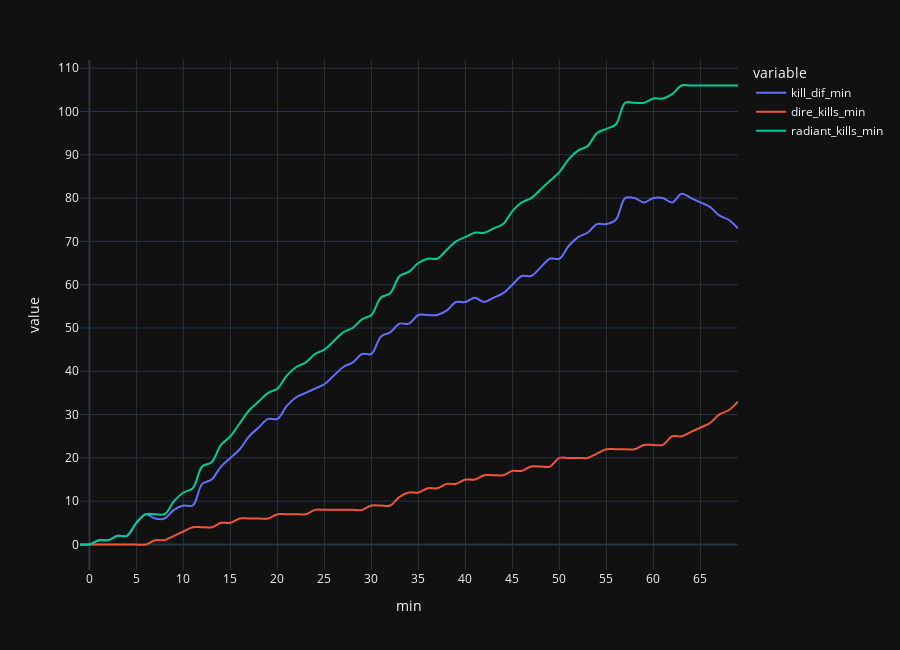
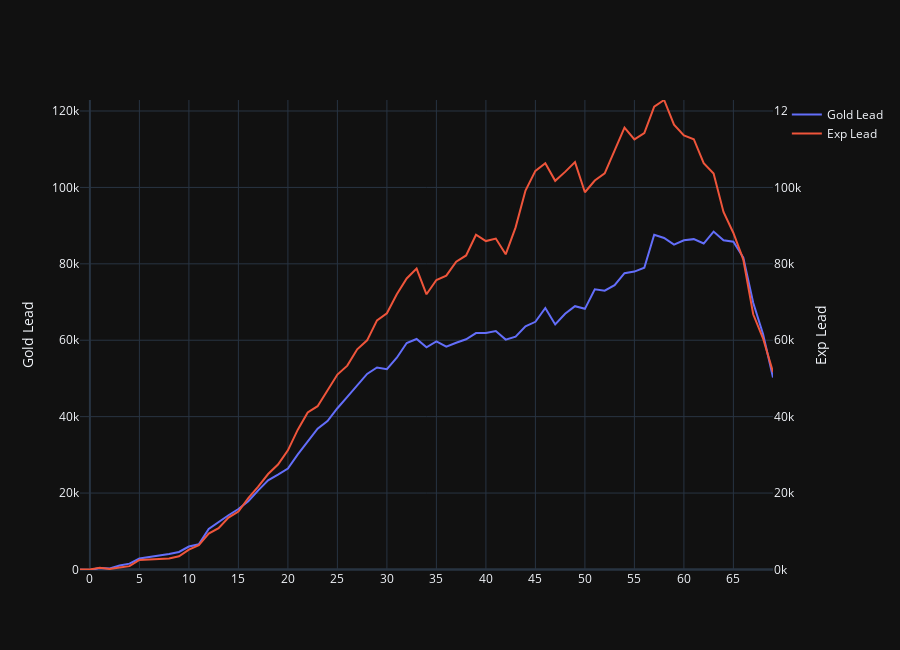

The notebook cell saved with these charts, in order:
### Markdown cell above
## line chart

### Code cell
line_chart = pd.DataFrame()

# kill difference timeline
line_chart["kill_dif_min"] = display_df_edit.set_index("match_id").loc[
    match_id_in, "kill_dif_list"
]
line_chart["kill_dif_min"] = line_chart["kill_dif_min"].apply(abs)
# make radiant kills and dire kills timeline
radiant_kills = []
dire_kills = []
for i in range(len(line_chart["kill_dif_min"])):
    radiant_kills.append(
        sum(
            eval(
                display_df_edit.set_index("match_id").loc[match_id_in, "radiantKills"]
            )[0:i]
        )
    )
    dire_kills.append(
        sum(
            eval(display_df_edit.set_index("match_id").loc[match_id_in, "direKills"])[
                0:i
            ]
        )
    )


line_chart["radiant_kills_min"] = radiant_kills
line_chart["dire_kills_min"] = dire_kills
line_chart["goldLead"] = eval(
    display_df_edit.set_index("match_id").loc[match_id_in, "radiantNetworthLeads"]
)
line_chart["EXPLead"] = eval(
    display_df_edit.set_index("match_id").loc[match_id_in, "radiantExperienceLeads"]
)
winrate = eval(display_df_edit.set_index("match_id").loc[match_id_in, "winRates"])
line_chart["winrate"] = np.append(
    np.array(winrate), [0] * (len(line_chart) - len(winrate))
)
line_chart["min"] = [i for i in range(-1, len(line_chart) - 1)]

# create line chart
fig = px.line(
    line_chart,
    x="min",
    y=["kill_dif_min", "dire_kills_min", "radiant_kills_min"],
    height=650,
    template="plotly_dark",
)
fig.update_traces(patch={"line_shape": "spline"})
fig.update_layout(
    xaxis=dict(tickmode="linear", tick0=0, dtick=5),
    yaxis=dict(tickmode="linear", tick0=0, dtick=10),
)

# create line chart networth, exp, winrate dif
figure = go.Figure()
figure.add_trace(
    go.Scatter(
        x=line_chart["min"], y=line_chart["goldLead"], name="Gold Lead", yaxis="y1"
    )
)
figure.add_trace(
    go.Scatter(
        x=line_chart["min"], y=line_chart["EXPLead"], name="Exp Lead", yaxis="y2"
    )
)
# Create axis objects
figure.update_layout(
    yaxis=dict(
        title="Gold Lead",
    ),
    yaxis2=dict(title="Exp Lead", overlaying="y", side="right", tickmode="sync"),
    height=650,
    template="plotly_dark",
)

all_min = line_chart[["goldLead", "EXPLead"]].min().min()
all_max = line_chart[["goldLead", "EXPLead"]].max().max()
figure.update_layout(
    yaxis=dict(range=[all_min, all_max]),
    yaxis2=dict(range=[all_min, all_max]),
    xaxis=dict(tickmode="linear", tick0=0, dtick=5),
)
fig.show()
figure.show()

### Figure 1 — Plotly figure (JSON) as saved in the notebook; plotly's stock layout.template omitted (floating-point values rounded to 4 significant figures)
{"data": [{"hovertemplate": "variable=kill_dif_min<br>min=%{x}<br>value=%{y}<extra></extra>", "legendgroup": "kill_dif_min", "line": {"color": "#636efa", "dash": "solid", "shape": "spline"}, "marker": {"symbol": "circle"}, "mode": "lines", "name": "kill_dif_min", "orientation": "v", "showlegend": true, "type": "scatter", "x": [-1, 0, 1, 2, 3, 4, 5, 6, 7, 8, 9, 10, 11, 12, 13, 14, 15, 16, 17, 18, 19, 20, 21, 22, 23, 24, 25, 26, 27, 28, 29, 30, 31, 32, 33, 34, 35, 36, 37, 38, 39, 40, 41, 42, 43, 44, 45, 46, 47, 48, 49, 50, 51, 52, 53, 54, 55, 56, 57, 58, 59, 60, 61, 62, 63, 64, 65, 66, 67, 68, 69], "xaxis": "x", "y": [0, 0, 1, 1, 2, 2, 5, 7, 6, 6, 8, 9, 9, 14, 15, 18, 20, 22, 25, 27, 29, 29, 32, 34, 35, 36, 37, 39, 41, 42, 44, 44, 48, 49, 51, 51, 53, 53, 53, 54, 56, 56, 57, 56, 57, 58, 60, 62, 62, 64, 66, 66, 69, 71, 72, 74, 74, 75, 80, 80, 79, 80, 80, 79, 81, 80, 79, 78, 76, 75, 73], "yaxis": "y"}, {"hovertemplate": "variable=dire_kills_min<br>min=%{x}<br>value=%{y}<extra></extra>", "legendgroup": "dire_kills_min", "line": {"color": "#EF553B", "dash": "solid", "shape": "spline"}, "marker": {"symbol": "circle"}, "mode": "lines", "name": "dire_kills_min", "orientation": "v", "showlegend": true, "type": "scatter", "x": [-1, 0, 1, 2, 3, 4, 5, 6, 7, 8, 9, 10, 11, 12, 13, 14, 15, 16, 17, 18, 19, 20, 21, 22, 23, 24, 25, 26, 27, 28, 29, 30, 31, 32, 33, 34, 35, 36, 37, 38, 39, 40, 41, 42, 43, 44, 45, 46, 47, 48, 49, 50, 51, 52, 53, 54, 55, 56, 57, 58, 59, 60, 61, 62, 63, 64, 65, 66, 67, 68, 69], "xaxis": "x", "y": [0, 0, 0, 0, 0, 0, 0, 0, 1, 1, 2, 3, 4, 4, 4, 5, 5, 6, 6, 6, 6, 7, 7, 7, 7, 8, 8, 8, 8, 8, 8, 9, 9, 9, 11, 12, 12, 13, 13, 14, 14, 15, 15, 16, 16, 16, 17, 17, 18, 18, 18, 20, 20, 20, 20, 21, 22, 22, 22, 22, 23, 23, 23, 25, 25, 26, 27, 28, 30, 31, 33], "yaxis": "y"}, {"hovertemplate": "variable=radiant_kills_min<br>min=%{x}<br>value=%{y}<extra></extra>", "legendgroup": "radiant_kills_min", "line": {"color": "#00cc96", "dash": "solid", "shape": "spline"}, "marker": {"symbol": "circle"}, "mode": "lines", "name": "radiant_kills_min", "orientation": "v", "showlegend": true, "type": "scatter", "x": [-1, 0, 1, 2, 3, 4, 5, 6, 7, 8, 9, 10, 11, 12, 13, 14, 15, 16, 17, 18, 19, 20, 21, 22, 23, 24, 25, 26, 27, 28, 29, 30, 31, 32, 33, 34, 35, 36, 37, 38, 39, 40, 41, 42, 43, 44, 45, 46, 47, 48, 49, 50, 51, 52, 53, 54, 55, 56, 57, 58, 59, 60, 61, 62, 63, 64, 65, 66, 67, 68, 69], "xaxis": "x", "y": [0, 0, 1, 1, 2, 2, 5, 7, 7, 7, 10, 12, 13, 18, 19, 23, 25, 28, 31, 33, 35, 36, 39, 41, 42, 44, 45, 47, 49, 50, 52, 53, 57, 58, 62, 63, 65, 66, 66, 68, 70, 71, 72, 72, 73, 74, 77, 79, 80, 82, 84, 86, 89, 91, 92, 95, 96, 97, 102, 102, 102, 103, 103, 104, 106, 106, 106, 106, 106, 106, 106], "yaxis": "y"}], "layout": {"height": 650, "legend": {"title": {"text": "variable"}, "tracegroupgap": 0}, "margin": {"t": 60}, "xaxis": {"anchor": "y", "domain": [0, 1], "dtick": 5, "tick0": 0, "tickmode": "linear", "title": {"text": "min"}}, "yaxis": {"anchor": "x", "domain": [0, 1], "dtick": 10, "tick0": 0, "tickmode": "linear", "title": {"text": "value"}}}}

### Figure 2 — Plotly figure (JSON) as saved in the notebook; plotly's stock layout.template omitted (floating-point values rounded to 4 significant figures)
{"data": [{"name": "Gold Lead", "type": "scatter", "x": [-1, 0, 1, 2, 3, 4, 5, 6, 7, 8, 9, 10, 11, 12, 13, 14, 15, 16, 17, 18, 19, 20, 21, 22, 23, 24, 25, 26, 27, 28, 29, 30, 31, 32, 33, 34, 35, 36, 37, 38, 39, 40, 41, 42, 43, 44, 45, 46, 47, 48, 49, 50, 51, 52, 53, 54, 55, 56, 57, 58, 59, 60, 61, 62, 63, 64, 65, 66, 67, 68, 69], "y": [-76, -141, 373, 263, 1017, 1529, 2858, 3170, 3679, 4075, 4575, 6001, 6594, 10579, 12487, 14188, 15816, 17844, 20702, 23328, 24810, 26407, 30103, 33383, 36829, 38838, 42196, 45182, 48300, 51174, 52868, 52412, 55423, 59289, 60334, 58159, 59695, 58295, 59333, 60258, 61879, 61901, 62426, 60163, 60915, 63612, 64825, 68434, 64140, 66941, 68908, 68218, 73319, 72966, 74393, 77545, 77964, 78987, 87615, 86762, 85006, 86177, 86461, 85310, 88440, 86172, 85791, 81649, 69809, 61592, 50215], "yaxis": "y"}, {"name": "Exp Lead", "type": "scatter", "x": [-1, 0, 1, 2, 3, 4, 5, 6, 7, 8, 9, 10, 11, 12, 13, 14, 15, 16, 17, 18, 19, 20, 21, 22, 23, 24, 25, 26, 27, 28, 29, 30, 31, 32, 33, 34, 35, 36, 37, 38, 39, 40, 41, 42, 43, 44, 45, 46, 47, 48, 49, 50, 51, 52, 53, 54, 55, 56, 57, 58, 59, 60, 61, 62, 63, 64, 65, 66, 67, 68, 69], "y": [0, 0, 460, 139, 529, 866, 2478, 2590, 2860, 2850, 3435, 5174, 6350, 9384, 10803, 13564, 15155, 18673, 21674, 24984, 27461, 31184, 36597, 41100, 42730, 46990, 51021, 53354, 57633, 59966, 65201, 67042, 72028, 76162, 78742, 72024, 75753, 76920, 80549, 82191, 87620, 85951, 86612, 82485, 89537, 99174, 104319, 106304, 101726, 104061, 106608, 98735, 101800, 103696, 109517, 115623, 112555, 114209, 121117, 122879, 116418, 113584, 112614, 106325, 103631, 93593, 88080, 81109, 66787, 60439, 51650], "yaxis": "y2"}], "layout": {"height": 650, "xaxis": {"dtick": 5, "tick0": 0, "tickmode": "linear"}, "yaxis": {"range": [-141, 122879], "title": {"text": "Gold Lead"}}, "yaxis2": {"overlaying": "y", "range": [-141, 122879], "side": "right", "tickmode": "sync", "title": {"text": "Exp Lead"}}}}
